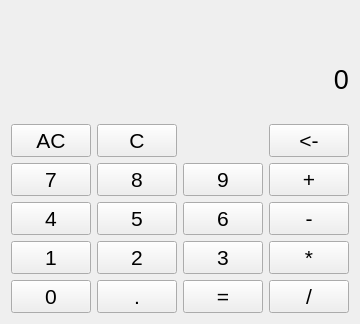
<?xml version="1.0" encoding="UTF-8"?>
<ui version="4.0">
 <class>Form</class>
 <widget class="QWidget" name="Form">
  <property name="geometry">
   <rect>
    <x>0</x>
    <y>0</y>
    <width>359</width>
    <height>324</height>
   </rect>
  </property>
  <property name="windowTitle">
   <string>계산기</string>
  </property>
  <property name="windowIcon">
   <iconset>
    <normaloff>icon2.png</normaloff>icon2.png</iconset>
  </property>
  <layout class="QHBoxLayout" name="horizontalLayout">
   <item>
    <layout class="QGridLayout" name="gridLayout">
     <property name="rightMargin">
      <number>0</number>
     </property>
     <item row="7" column="0">
      <widget class="QPushButton" name="btn_4">
       <property name="font">
        <font>
         <family>Arial</family>
         <pointsize>16</pointsize>
        </font>
       </property>
       <property name="toolTip">
        <string>4</string>
       </property>
       <property name="text">
        <string>4</string>
       </property>
       <property name="shortcut">
        <string>4</string>
       </property>
      </widget>
     </item>
     <item row="6" column="0">
      <widget class="QPushButton" name="btn_7">
       <property name="font">
        <font>
         <family>Arial</family>
         <pointsize>16</pointsize>
        </font>
       </property>
       <property name="toolTip">
        <string>7</string>
       </property>
       <property name="text">
        <string>7</string>
       </property>
       <property name="shortcut">
        <string>7</string>
       </property>
      </widget>
     </item>
     <item row="4" column="1">
      <widget class="QPushButton" name="btn_clear">
       <property name="font">
        <font>
         <family>Arial</family>
         <pointsize>16</pointsize>
        </font>
       </property>
       <property name="toolTip">
        <string>C</string>
       </property>
       <property name="text">
        <string>C</string>
       </property>
      </widget>
     </item>
     <item row="7" column="3">
      <widget class="QPushButton" name="btn_sub">
       <property name="font">
        <font>
         <family>Arial</family>
         <pointsize>16</pointsize>
        </font>
       </property>
       <property name="toolTip">
        <string>-</string>
       </property>
       <property name="text">
        <string>-</string>
       </property>
       <property name="shortcut">
        <string>-</string>
       </property>
      </widget>
     </item>
     <item row="7" column="2">
      <widget class="QPushButton" name="btn_6">
       <property name="font">
        <font>
         <family>Arial</family>
         <pointsize>16</pointsize>
        </font>
       </property>
       <property name="toolTip">
        <string>6</string>
       </property>
       <property name="text">
        <string>6</string>
       </property>
       <property name="shortcut">
        <string>6</string>
       </property>
      </widget>
     </item>
     <item row="6" column="1">
      <widget class="QPushButton" name="btn_8">
       <property name="font">
        <font>
         <family>Arial</family>
         <pointsize>16</pointsize>
        </font>
       </property>
       <property name="toolTip">
        <string>8</string>
       </property>
       <property name="text">
        <string>8</string>
       </property>
       <property name="shortcut">
        <string>8</string>
       </property>
      </widget>
     </item>
     <item row="6" column="3">
      <widget class="QPushButton" name="btn_add">
       <property name="font">
        <font>
         <family>Arial</family>
         <pointsize>16</pointsize>
        </font>
       </property>
       <property name="toolTip">
        <string>+</string>
       </property>
       <property name="text">
        <string>+</string>
       </property>
       <property name="shortcut">
        <string>+</string>
       </property>
      </widget>
     </item>
     <item row="7" column="1">
      <widget class="QPushButton" name="btn_5">
       <property name="font">
        <font>
         <family>Arial</family>
         <pointsize>16</pointsize>
        </font>
       </property>
       <property name="toolTip">
        <string>5</string>
       </property>
       <property name="text">
        <string>5</string>
       </property>
       <property name="shortcut">
        <string>5</string>
       </property>
      </widget>
     </item>
     <item row="6" column="2">
      <widget class="QPushButton" name="btn_9">
       <property name="font">
        <font>
         <family>Arial</family>
         <pointsize>16</pointsize>
        </font>
       </property>
       <property name="toolTip">
        <string>9</string>
       </property>
       <property name="text">
        <string>9</string>
       </property>
       <property name="shortcut">
        <string>9</string>
       </property>
      </widget>
     </item>
     <item row="4" column="3">
      <widget class="QPushButton" name="btn_back">
       <property name="font">
        <font>
         <family>Arial</family>
         <pointsize>16</pointsize>
        </font>
       </property>
       <property name="text">
        <string>&lt;-</string>
       </property>
       <property name="shortcut">
        <string>Backspace</string>
       </property>
      </widget>
     </item>
     <item row="9" column="2">
      <widget class="QPushButton" name="btn_equal">
       <property name="font">
        <font>
         <family>Arial</family>
         <pointsize>16</pointsize>
        </font>
       </property>
       <property name="toolTip">
        <string>=</string>
       </property>
       <property name="text">
        <string>=</string>
       </property>
       <property name="shortcut">
        <string>Enter</string>
       </property>
      </widget>
     </item>
     <item row="8" column="1">
      <widget class="QPushButton" name="btn_2">
       <property name="font">
        <font>
         <family>Arial</family>
         <pointsize>16</pointsize>
        </font>
       </property>
       <property name="toolTip">
        <string>2</string>
       </property>
       <property name="text">
        <string>2</string>
       </property>
       <property name="shortcut">
        <string>2</string>
       </property>
      </widget>
     </item>
     <item row="8" column="2">
      <widget class="QPushButton" name="btn_3">
       <property name="font">
        <font>
         <family>Arial</family>
         <pointsize>16</pointsize>
        </font>
       </property>
       <property name="toolTip">
        <string>3</string>
       </property>
       <property name="text">
        <string>3</string>
       </property>
       <property name="shortcut">
        <string>3</string>
       </property>
      </widget>
     </item>
     <item row="8" column="0">
      <widget class="QPushButton" name="btn_1">
       <property name="font">
        <font>
         <family>Arial</family>
         <pointsize>16</pointsize>
        </font>
       </property>
       <property name="toolTip">
        <string>1</string>
       </property>
       <property name="text">
        <string>1</string>
       </property>
       <property name="shortcut">
        <string>1</string>
       </property>
      </widget>
     </item>
     <item row="9" column="0">
      <widget class="QPushButton" name="btn_0">
       <property name="font">
        <font>
         <family>Arial</family>
         <pointsize>16</pointsize>
        </font>
       </property>
       <property name="toolTip">
        <string>0</string>
       </property>
       <property name="text">
        <string>0</string>
       </property>
       <property name="shortcut">
        <string>0</string>
       </property>
      </widget>
     </item>
     <item row="8" column="3">
      <widget class="QPushButton" name="btn_mul">
       <property name="font">
        <font>
         <family>Arial</family>
         <pointsize>16</pointsize>
        </font>
       </property>
       <property name="toolTip">
        <string>*</string>
       </property>
       <property name="text">
        <string>*</string>
       </property>
       <property name="shortcut">
        <string>*</string>
       </property>
      </widget>
     </item>
     <item row="9" column="1">
      <widget class="QPushButton" name="btn_comma">
       <property name="font">
        <font>
         <family>Arial</family>
         <pointsize>16</pointsize>
        </font>
       </property>
       <property name="toolTip">
        <string>.</string>
       </property>
       <property name="text">
        <string>.</string>
       </property>
       <property name="shortcut">
        <string>.</string>
       </property>
      </widget>
     </item>
     <item row="9" column="3">
      <widget class="QPushButton" name="btn_div">
       <property name="font">
        <font>
         <family>Arial</family>
         <pointsize>16</pointsize>
        </font>
       </property>
       <property name="toolTip">
        <string>/</string>
       </property>
       <property name="text">
        <string>/</string>
       </property>
       <property name="shortcut">
        <string>/</string>
       </property>
      </widget>
     </item>
     <item row="4" column="0">
      <widget class="QPushButton" name="btn_all_clear">
       <property name="font">
        <font>
         <family>Arial</family>
         <pointsize>16</pointsize>
        </font>
       </property>
       <property name="toolTip">
        <string>AC</string>
       </property>
       <property name="text">
        <string>AC</string>
       </property>
      </widget>
     </item>
     <item row="1" column="0" rowspan="3" colspan="4">
      <widget class="QLabel" name="lbl_result">
       <property name="sizePolicy">
        <sizepolicy hsizetype="Preferred" vsizetype="Fixed">
         <horstretch>0</horstretch>
         <verstretch>0</verstretch>
        </sizepolicy>
       </property>
       <property name="font">
        <font>
         <family>Arial</family>
         <pointsize>20</pointsize>
        </font>
       </property>
       <property name="text">
        <string>0</string>
       </property>
       <property name="alignment">
        <set>Qt::AlignRight|Qt::AlignTrailing|Qt::AlignVCenter</set>
       </property>
       <property name="margin">
        <number>10</number>
       </property>
      </widget>
     </item>
     <item row="0" column="2" colspan="2">
      <widget class="QLabel" name="lbl_buffer">
       <property name="text">
        <string/>
       </property>
       <property name="alignment">
        <set>Qt::AlignRight|Qt::AlignTrailing|Qt::AlignVCenter</set>
       </property>
      </widget>
     </item>
    </layout>
   </item>
  </layout>
 </widget>
 <resources/>
 <connections/>
</ui>
